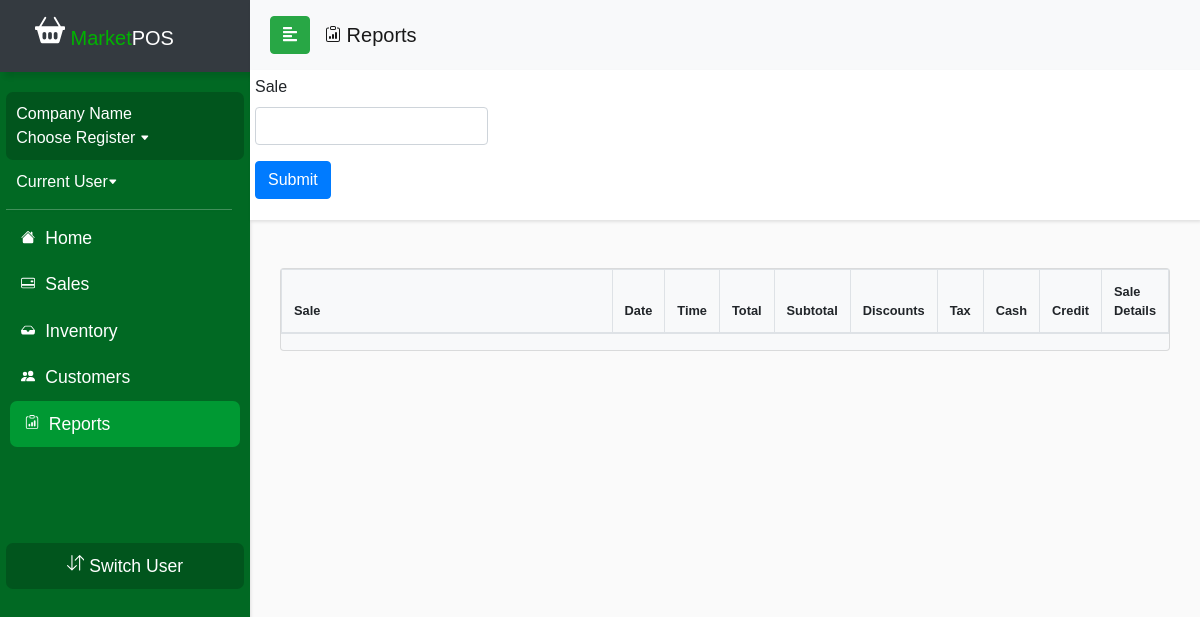
Before: /currentDraft/reportTotalDraft.php with the older database file.
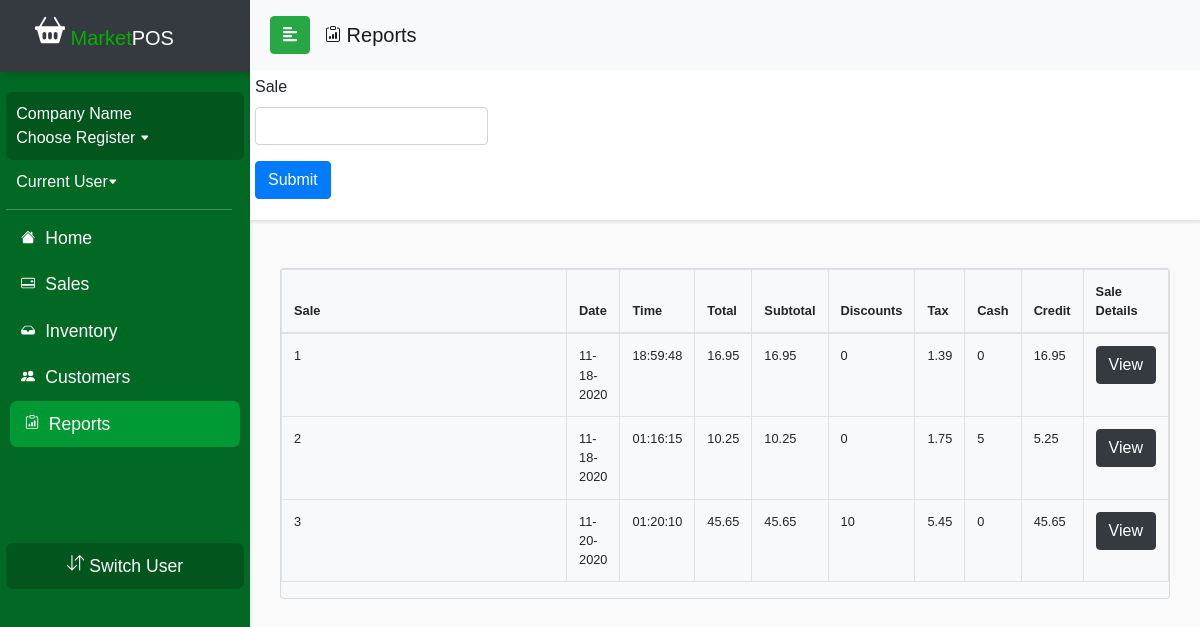
After: the same page with the newer database file.
### tables this page shows
CREATE TABLE `ticket_system` (
  `ticket_id` int(11) NOT NULL,
  `date` date NOT NULL,
  `company_name` varchar(50) NOT NULL,
  `time` time NOT NULL,
  `quantity` int(11) NOT NULL,
  `subtotal` float NOT NULL,
  `total` float NOT NULL,
  `discount` float NOT NULL,
  `tax` float NOT NULL,
  `tax_rate` float DEFAULT NULL,
  `cash` float DEFAULT NULL,
  `credit` float DEFAULT NULL,
  `cart_purchase` tinyint(1) NOT NULL
);

### currentDraft/reportTotalDraft.php (the view, shortened to what the changed rows need)
<?php
include_once('config.php');
$query = "SELECT * FROM ticket_system";
$result = mysqli_query($conn, $query);
?>
<!DOCTYPE html>
<html>
<head>
   <link rel="stylesheet" href="css/bootstrap.min.css">
  <link rel="stylesheet" href="userStyle2.css">
  <link rel="stylesheet" href="css/jquery.mCustomScrollbar.min.css">
  <link rel="stylesheet" href="css/bootstrap-datepicker3.css">
</head>
<body>
          <nav id="sidebar">
        <div class="sidebar-header bg-dark">
            <h1><span><a class="navbar-brand relative-top" href="indexDraft.php">
                        <span style="color: #00b300"> Market</span>POS</a></h1>
        </div>
    </nav>
  <div id="content">
    <div class="container justify-content-center" id="tablescreen">
      <div class="col-12">
        <div class="card mt-5 bg-light">
          <table class="table table-bordered" style="font-size:80%;">
            <thead>
              <tr>
                <th class="col"> Sale </th>
                <th class="col"> Date </th>
                <th class="col"> Time </th>
                <th class="col"> Total</th>
                <th class="col"> Subtotal </th>
                <th class="col"> Discounts </th>
                <th class="col"> Tax </th>
                <th class="col"> Cash</th>
                <th class="col"> Credit</th>
                <th class="col"> Sale Details</th>
              </tr>
            </thead>
            <tbody>
              <?php
              if (isset($_POST['submit-search'])) {
              $search = mysqli_real_escape_string($conn, $_POST['sale']);
              $sql = "SELECT * FROM ticket_system WHERE ticket_id LIKE '$search%'";
              $result = mysqli_query($conn, $sql);
              $queryResults = mysqli_num_rows($result);
              echo "<div>There are $queryResults results matching your search</div><br>";
              while ($row = mysqli_fetch_assoc($result)) {
                if ($queryResults > 0) {
                  $Date = date("m-d-Y", strtotime($row['date']));
                  echo "<tr><td>"
                  . $row['ticket_id'] . "</td><td>" . $Date . "</td><td>" . $row['time'] . "</td><td>" . $row['total'] . "</td><td>" . $row['subtotal'] . "</td><td>"
                  . $row['discount'] . "</td><td>" . $row['tax'] . "</td><td>" . $row['cash'] . "</td><td>" . $row['credit'] . "</td><td><a class='btn btn-dark'
                  role='button' href='saleDetail.php?Detail=". $row['ticket_id'] . "'>View</a>";
                }
                else {
                  echo "<div>There are no results matching your search</div>";
                 }
                }
              }
              else {
                while ($row = mysqli_fetch_assoc($result)) {
                  $Date = date("m-d-Y", strtotime($row['date']));
                  echo "<tr><td>"
                  . $row['ticket_id'] . "</td><td>" . $Date . "</td><td>" . $row['time'] . "</td><td>" . $row['total'] . "</td><td>" . $row['subtotal'] . "</td><td>"
                  . $row['discount'] . "</td><td>" . $row['tax'] . "</td><td>" . $row['cash'] . "</td><td>" . $row['credit'] . "</td><td><a class='btn btn-dark'
                  role='button' href='saleDetail.php?Detail=". $row['ticket_id'] . "'>View</a>";
                }
              }
              ?>
            </tbody>
          </table>
        </div>
      </div>
    </div>
</body>
</html>

Changed rows visible on the page:
added ticket_system: ticket_id "1", date "11-18-2020", time "18:59:48", total "16.95", subtotal "16.95", discount "0", tax "1.39", cash "0", credit "16.95"
added ticket_system: ticket_id "2", date "11-18-2020", time "01:16:15", total "10.25", subtotal "10.25", discount "0", tax "1.75", cash "5", credit "5.25"
added ticket_system: ticket_id "3", date "11-20-2020", time "01:20:10", total "45.65", subtotal "45.65", discount "10", tax "5.45", cash "0", credit "45.65"
